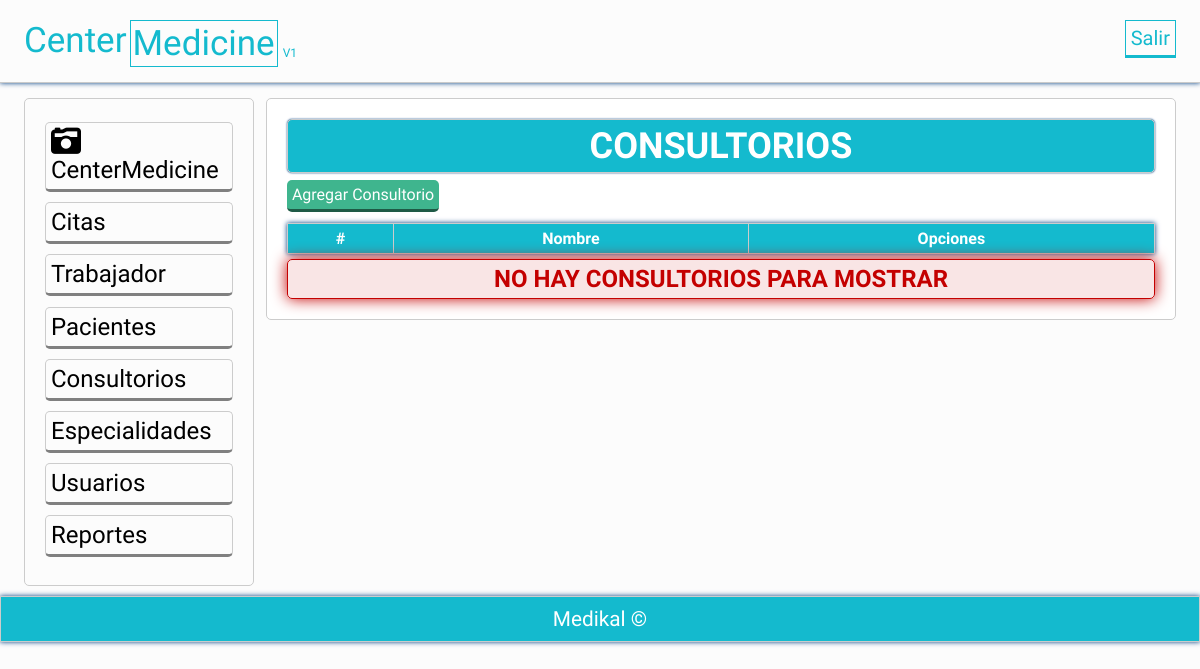
/vista/consultorios_vista.php, run on an earlier commit of the app's database.
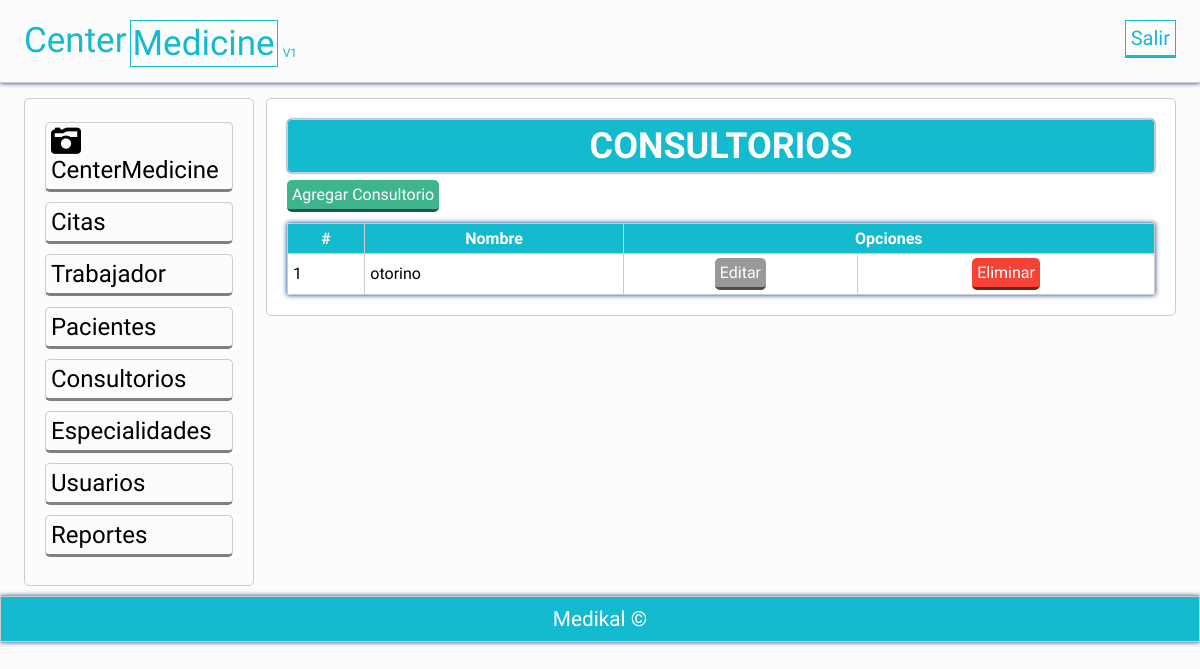
And on a later commit of the database.
### tables this page shows
CREATE TABLE `consultorios` (
  `idConsultorio` int(11) NOT NULL,
  `conNombre` char(15) NOT NULL
);

### vista/consultorios_vista.php (the view, shortened to what this page needs)
<?php
$mensaje='';
try{
	$conexion = new PDO('mysql:host=localhost;dbname=centromedico','root','');
}catch(PDOException $e){
	echo "Error: ". $e->getMessage();
}
$consulta = $conexion -> prepare("
	SELECT * FROM consultorios order by idconsultorio limit 5");
$consulta ->execute();
$consulta = $consulta ->fetchAll();
if(!$consulta){
	$mensaje .= 'NO HAY CONSULTORIOS PARA MOSTRAR';
}
?>
<?php include 'plantillas/header.php'; ?>
	<section class="main">
		<div class="wrapp">
			<?php include 'plantillas/nav.php'; ?>
				<article>
					<div class="mensaje">
						<h2>CONSULTORIOS</h2>
					</div>
						<a class="agregar" href="agregarconsultorios.php">Agregar Consultorio</a>
						<table class="tabla">
						  <tr>
							<th>#</th>
							<th>Nombre</th>
							<th colspan="2">Opciones</th>
						  </tr>
						<?php foreach ($consulta as $Sql): ?>
						<tr>
						<?php echo "<td>". $Sql['idConsultorio']. "</td>"; ?>
						<?php echo "<td>". $Sql['conNombre']. "</td>"; ?>
                        <?php echo "<td class='centrar'>"."<a href='actualizarconsultorio.php?idConsultorio=".$Sql['idConsultorio']."' class='editar'>Editar</a>". "</td>"; ?>
						<?php echo "<td class='centrar'>"."<a href='eliminar_consultorio.php?idConsultorio=".$Sql['idConsultorio']."' class='eliminar'>Eliminar</a>". "</td>"; ?>
						</tr>
						<?php endforeach; ?>
						</table>
						<?php  if(!empty($mensaje)): ?>
							<ul>
							  <?php echo $mensaje; ?>
							</ul>
						<?php  endif; ?>
				</article>
	</section>
<?php include 'plantillas/footer.php'; ?>
</body>
</html>

What changed in the data, as far as the page shows it:
added consultorios: idConsultorio "1", conNombre "otorino"
Also different on the page:
$mensaje: "NO HAY CONSULTORIOS PARA MOSTRAR" → (not shown)
